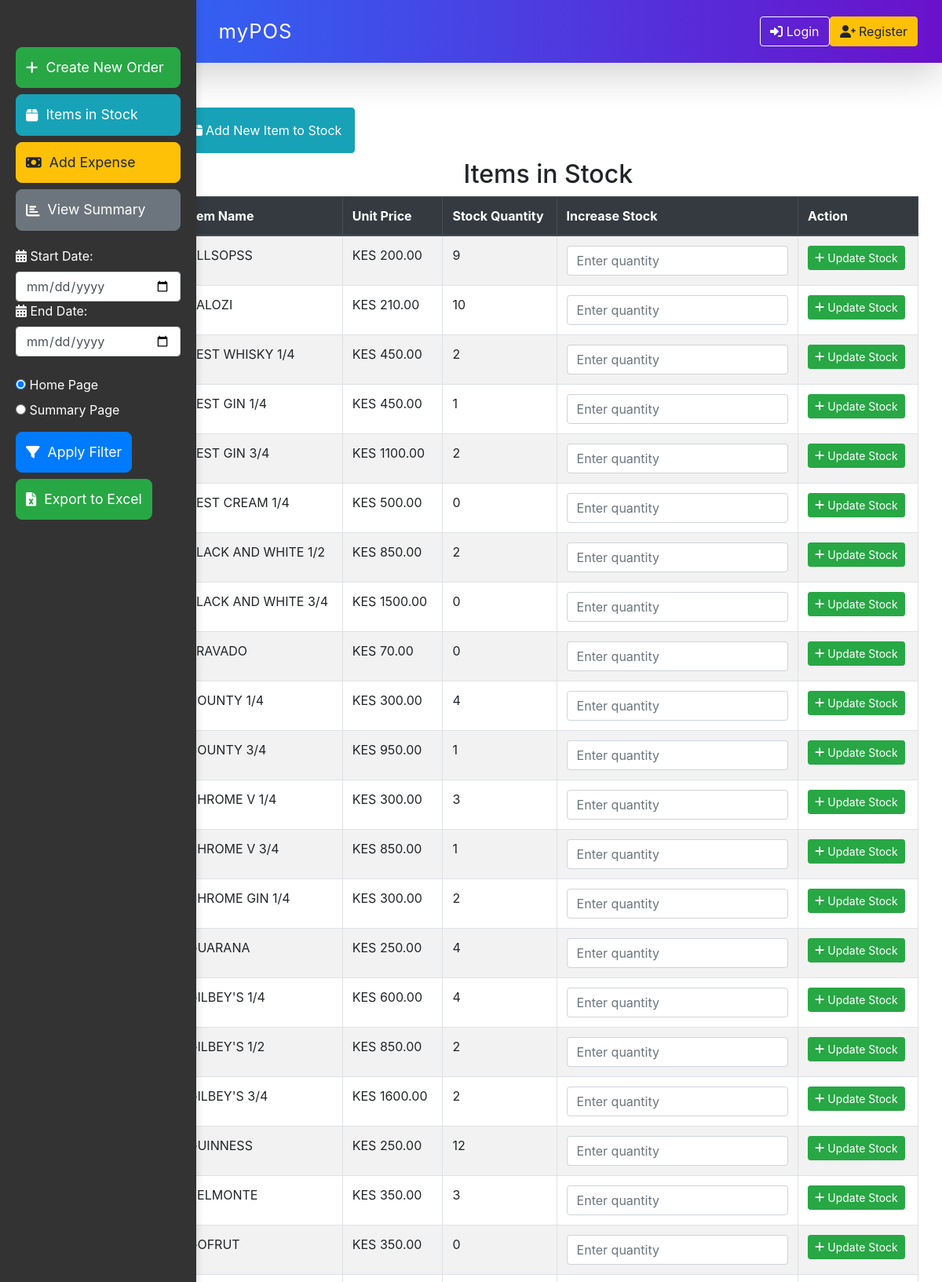
The app's page /items-in-stock/ (upper part) with its own data.
### pos/models.py (models this page shows, shortened)
class Item(models.Model):
    name = models.CharField(max_length=100)
    unit_price = models.DecimalField(max_digits=10, decimal_places=2)
    stock_quantity = models.IntegerField(default=0)
    image = models.ImageField(upload_to='item_images/', null=True, blank=True)

### pos/views.py (the view)
# urls.py: path('items-in-stock/', views.items_in_stock, name='items_in_stock'),
def items_in_stock(request):
    items = Item.objects.all()
    return render(request, 'pos/items_in_stock.html', {'items': items})

### pos/templates/pos/items_in_stock.html (shortened to what this page needs)
{% extends 'pos/base.html' %}
{% load widget_tweaks %}
{% block content %}
    <link rel="stylesheet" href="https://stackpath.bootstrapcdn.com/bootstrap/4.5.2/css/bootstrap.min.css">
<div class="container mt-4 c-container">
<button class="btn btn-info w-20 mb-2 p-3" onclick="loadFormIntoModal('{% url 'add_item_to_stock' %}')">
    <i class="fas fa-box"></i> Add New Item to Stock
 </button>
    <h2 class="text-center">Items in Stock</h2>
    <table class="table table-striped table-bordered">
        <thead class="thead-dark">
            <tr>
                <th>Item Name</th>
                <th>Unit Price</th>
                <th>Stock Quantity</th>
                <th>Increase Stock</th>
                <th>Action</th>
            </tr>
        </thead>
        <tbody>
            {% for item in items %}
            <tr>
                <td>{{ item.name }}</td>
                <td>KES {{ item.unit_price }}</td>
                <td id="stock-{{ item.id }}">{{ item.stock_quantity }}</td>
                <form method="POST" action="{% url 'update_stock' %}">
                    <td>
                        <input type="number" name="additional_quantity" class="form-control" min="1" placeholder="Enter quantity" required>
                    </td>
                    <td>
                        <button type="submit" class="btn btn-success btn-sm">
                            <i class="fas fa-plus "></i> Update Stock
                        </button>
                    </td>
                </form>
            </tr>
            {% endfor %}
        </tbody>
    </table>
</div>
{% endblock %}

### pos/templates/pos/base.html (style rules this page uses)
.btn { font-size: 1.1rem; padding: 10px; border-radius: 8px; }
.container { padding-top: 30px; padding-bottom: 30px; }
.c-container { padding-left: 25%; padding-top: 10% !important; }

### pos/templates/pos/items_in_stock.html (style rules this page uses)
.c-container { padding-left: 10%; padding-top: 5% !important; }

### records on screen
Item: name "ALLSOPSS", unit_price "200.00", stock_quantity "9"
Item: name "BALOZI", unit_price "210.00", stock_quantity "10"
Item: name "BEST WHISKY 1/4", unit_price "450.00", stock_quantity "2"
Item: name "BEST GIN 1/4", unit_price "450.00", stock_quantity "1"
Item: name "BEST GIN 3/4", unit_price "1100.00", stock_quantity "2"
Item: name "BEST CREAM 1/4", unit_price "500.00", stock_quantity "0"
Item: name "BLACK AND WHITE 1/2", unit_price "850.00", stock_quantity "2"
Item: name "BLACK AND WHITE 3/4", unit_price "1500.00", stock_quantity "0"
Item: name "BRAVADO", unit_price "70.00", stock_quantity "0"
Item: name "COUNTY 1/4", unit_price "300.00", stock_quantity "4"
Item: name "COUNTY 3/4", unit_price "950.00", stock_quantity "1"
Item: name "CHROME V 1/4", unit_price "300.00", stock_quantity "3"
Item: name "CHROME V 3/4", unit_price "850.00", stock_quantity "1"
Item: name "CHROME GIN 1/4", unit_price "300.00", stock_quantity "2"
Item: name "GUARANA", unit_price "250.00", stock_quantity "4"
Item: name "GILBEY'S 1/4", unit_price "600.00", stock_quantity "4"
Item: name "GILBEY'S 1/2", unit_price "850.00", stock_quantity "2"
Item: name "GILBEY'S 3/4", unit_price "1600.00", stock_quantity "2"
Item: name "GUINNESS", unit_price "250.00", stock_quantity "12"
Item: name "DELMONTE", unit_price "350.00", stock_quantity "3"
Item: name "GOFRUT", unit_price "350.00", stock_quantity "0"
